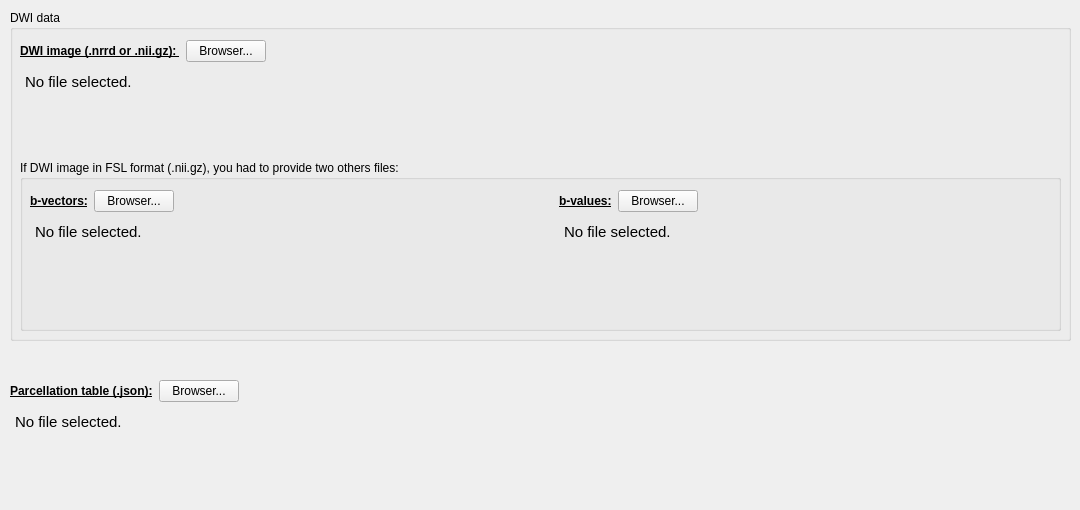
     <widget class="QWidget" name="tab_16">
      <attribute name="title">
       <string>Image data</string>
      </attribute>
      <widget class="QGroupBox" name="groupBox_6">
       <property name="geometry">
        <rect>
         <x>10</x>
         <y>10</y>
         <width>1061</width>
         <height>331</height>
        </rect>
       </property>
       <property name="title">
        <string>DWI data</string>
       </property>
       <widget class="QGroupBox" name="groupBox_15">
        <property name="geometry">
         <rect>
          <x>10</x>
          <y>150</y>
          <width>1041</width>
          <height>171</height>
         </rect>
        </property>
        <property name="title">
         <string>If DWI image in FSL format (.nii.gz), you had to provide two others files: </string>
        </property>
        <widget class="QWidget" name="layoutWidget_9">
         <property name="geometry">
          <rect>
           <x>10</x>
           <y>30</y>
           <width>1051</width>
           <height>131</height>
          </rect>
         </property>
         <layout class="QGridLayout" name="gridLayout_9">
          <item row="0" column="0">
           <layout class="QHBoxLayout" name="horizontalLayout_75">
            <item>
             <widget class="QLabel" name="label_45">
              <property name="font">
               <font>
                <weight>75</weight>
                <bold>true</bold>
                <underline>true</underline>
               </font>
              </property>
              <property name="text">
               <string>b-vectors:</string>
              </property>
             </widget>
            </item>
            <item>
             <widget class="QPushButton" name="no_registration_DWI_DATA_bvecs_pushButton">
              <property name="text">
               <string>Browser...</string>
              </property>
             </widget>
            </item>
            <item>
             <spacer name="horizontalSpacer_13">
              <property name="orientation">
               <enum>Qt::Horizontal</enum>
              </property>
              <property name="sizeHint" stdset="0">
               <size>
                <width>40</width>
                <height>20</height>
               </size>
              </property>
             </spacer>
            </item>
           </layout>
          </item>
          <item row="0" column="1">
           <layout class="QHBoxLayout" name="horizontalLayout_76">
            <item>
             <widget class="QLabel" name="label_56">
              <property name="font">
               <font>
                <weight>75</weight>
                <bold>true</bold>
                <underline>true</underline>
               </font>
              </property>
              <property name="text">
               <string>b-values:</string>
              </property>
             </widget>
            </item>
            <item>
             <widget class="QPushButton" name="no_registration_DWI_DATA_bvals_pushButton">
              <property name="text">
               <string>Browser...</string>
              </property>
             </widget>
            </item>
            <item>
             <spacer name="horizontalSpacer_54">
              <property name="orientation">
               <enum>Qt::Horizontal</enum>
              </property>
              <property name="sizeHint" stdset="0">
               <size>
                <width>40</width>
                <height>20</height>
               </size>
              </property>
             </spacer>
            </item>
           </layout>
          </item>
          <item row="1" column="0">
           <widget class="QTextEdit" name="no_registration_DWI_DATA_bvecs_textEdit">
            <property name="styleSheet">
             <string notr="true">QTextEdit {
	background-color : transparent
}</string>
            </property>
            <property name="readOnly">
             <bool>true</bool>
            </property>
            <property name="html">
             <string>&lt;!DOCTYPE HTML PUBLIC &quot;-//W3C//DTD HTML 4.0//EN&quot; &quot;http://www.w3.org/TR/REC-html40/strict.dtd&quot;&gt;
&lt;html&gt;&lt;head&gt;&lt;meta name=&quot;qrichtext&quot; content=&quot;1&quot; /&gt;&lt;style type=&quot;text/css&quot;&gt;
p, li { white-space: pre-wrap; }
&lt;/style&gt;&lt;/head&gt;&lt;body style=&quot; font-family:'Ubuntu'; font-size:11pt; font-weight:400; font-style:normal;&quot;&gt;
&lt;p style=&quot; margin-top:0px; margin-bottom:0px; margin-left:0px; margin-right:0px; -qt-block-indent:0; text-indent:0px;&quot;&gt;No file selected.&lt;/p&gt;&lt;/body&gt;&lt;/html&gt;</string>
            </property>
           </widget>
          </item>
          <item row="1" column="1">
           <widget class="QTextEdit" name="no_registration_DWI_DATA_bvals_textEdit">
            <property name="styleSheet">
             <string notr="true">QTextEdit {
	background-color : transparent
}</string>
            </property>
            <property name="readOnly">
             <bool>true</bool>
            </property>
            <property name="html">
             <string>&lt;!DOCTYPE HTML PUBLIC &quot;-//W3C//DTD HTML 4.0//EN&quot; &quot;http://www.w3.org/TR/REC-html40/strict.dtd&quot;&gt;
&lt;html&gt;&lt;head&gt;&lt;meta name=&quot;qrichtext&quot; content=&quot;1&quot; /&gt;&lt;style type=&quot;text/css&quot;&gt;
p, li { white-space: pre-wrap; }
&lt;/style&gt;&lt;/head&gt;&lt;body style=&quot; font-family:'Ubuntu'; font-size:11pt; font-weight:400; font-style:normal;&quot;&gt;
&lt;p style=&quot; margin-top:0px; margin-bottom:0px; margin-left:0px; margin-right:0px; -qt-block-indent:0; text-indent:0px;&quot;&gt;No file selected.&lt;/p&gt;&lt;/body&gt;&lt;/html&gt;</string>
            </property>
           </widget>
          </item>
         </layout>
        </widget>
       </widget>
       <widget class="QWidget" name="layoutWidget_12">
        <property name="geometry">
         <rect>
          <x>10</x>
          <y>30</y>
          <width>1041</width>
          <height>111</height>
         </rect>
        </property>
        <layout class="QVBoxLayout" name="verticalLayout_9">
         <item>
          <layout class="QHBoxLayout" name="horizontalLayout_78">
           <item>
            <widget class="QLabel" name="label_62">
             <property name="font">
              <font>
               <weight>75</weight>
               <bold>true</bold>
               <underline>true</underline>
              </font>
             </property>
             <property name="text">
              <string>DWI image (.nrrd or .nii.gz): </string>
             </property>
            </widget>
           </item>
           <item>
            <widget class="QPushButton" name="no_registration_DWI_pushButton">
             <property name="text">
              <string>Browser...</string>
             </property>
             <property name="autoDefault">
              <bool>false</bool>
             </property>
             <property name="flat">
              <bool>false</bool>
             </property>
            </widget>
           </item>
           <item>
            <spacer name="horizontalSpacer_17">
             <property name="orientation">
              <enum>Qt::Horizontal</enum>
             </property>
             <property name="sizeHint" stdset="0">
              <size>
               <width>40</width>
               <height>20</height>
              </size>
             </property>
            </spacer>
           </item>
          </layout>
         </item>
         <item>
          <widget class="QTextEdit" name="no_registration_DWI_textEdit">
           <property name="styleSheet">
            <string notr="true">QTextEdit {
	background-color : transparent
}</string>
           </property>
           <property name="readOnly">
            <bool>true</bool>
           </property>
           <property name="html">
            <string>&lt;!DOCTYPE HTML PUBLIC &quot;-//W3C//DTD HTML 4.0//EN&quot; &quot;http://www.w3.org/TR/REC-html40/strict.dtd&quot;&gt;
&lt;html&gt;&lt;head&gt;&lt;meta name=&quot;qrichtext&quot; content=&quot;1&quot; /&gt;&lt;style type=&quot;text/css&quot;&gt;
p, li { white-space: pre-wrap; }
&lt;/style&gt;&lt;/head&gt;&lt;body style=&quot; font-family:'Ubuntu'; font-size:11pt; font-weight:400; font-style:normal;&quot;&gt;
&lt;p style=&quot; margin-top:0px; margin-bottom:0px; margin-left:0px; margin-right:0px; -qt-block-indent:0; text-indent:0px;&quot;&gt;No file selected.&lt;/p&gt;&lt;/body&gt;&lt;/html&gt;</string>
           </property>
          </widget>
         </item>
        </layout>
       </widget>
      </widget>
      <widget class="QWidget" name="layoutWidget">
       <property name="geometry">
        <rect>
         <x>10</x>
         <y>380</y>
         <width>1061</width>
         <height>121</height>
        </rect>
       </property>
       <layout class="QVBoxLayout" name="verticalLayout_10">
        <item>
         <layout class="QHBoxLayout" name="horizontalLayout_49">
          <item>
           <widget class="QLabel" name="label_25">
            <property name="font">
             <font>
              <weight>75</weight>
              <bold>true</bold>
              <underline>true</underline>
             </font>
            </property>
            <property name="text">
             <string>Parcellation table (.json):</string>
            </property>
           </widget>
          </item>
          <item>
           <widget class="QPushButton" name="no_registration_parcellation_table_pushButton">
            <property name="text">
             <string>Browser...</string>
            </property>
           </widget>
          </item>
          <item>
           <spacer name="horizontalSpacer_8">
            <property name="orientation">
             <enum>Qt::Horizontal</enum>
            </property>
            <property name="sizeHint" stdset="0">
             <size>
              <width>40</width>
              <height>20</height>
             </size>
            </property>
           </spacer>
          </item>
         </layout>
        </item>
        <item>
         <widget class="QTextEdit" name="no_registration_parcellation_table_textEdit">
          <property name="styleSheet">
           <string notr="true">QTextEdit {
	background-color : transparent
}
</string>
          </property>
          <property name="readOnly">
           <bool>true</bool>
          </property>
          <property name="html">
           <string>&lt;!DOCTYPE HTML PUBLIC &quot;-//W3C//DTD HTML 4.0//EN&quot; &quot;http://www.w3.org/TR/REC-html40/strict.dtd&quot;&gt;
&lt;html&gt;&lt;head&gt;&lt;meta name=&quot;qrichtext&quot; content=&quot;1&quot; /&gt;&lt;style type=&quot;text/css&quot;&gt;
p, li { white-space: pre-wrap; }
&lt;/style&gt;&lt;/head&gt;&lt;body style=&quot; font-family:'Ubuntu'; font-size:11pt; font-weight:400; font-style:normal;&quot;&gt;
&lt;p style=&quot; margin-top:0px; margin-bottom:0px; margin-left:0px; margin-right:0px; -qt-block-indent:0; text-indent:0px;&quot;&gt;No file selected.&lt;/p&gt;&lt;/body&gt;&lt;/html&gt;</string>
          </property>
         </widget>
        </item>
       </layout>
      </widget>
     </widget>
